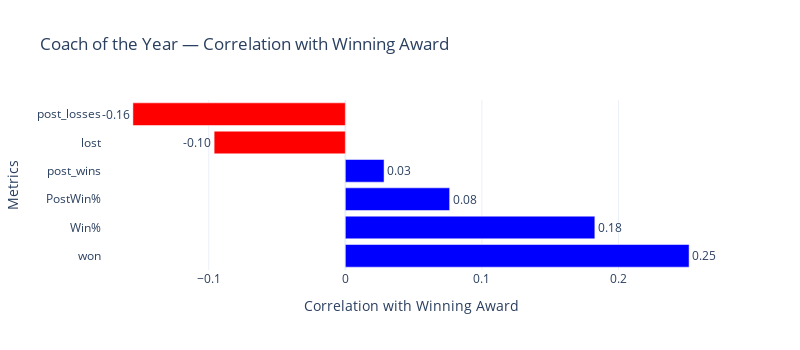

Write notebook code for a chart like this one.
### Markdown cell above
This graph shows that the most important stats for determining an **All-Star Game MVP** are **points** and **rebounds per game**, with **minutes** and **assists per game** closely following.

### Code cell
apd.coy_analyze()

### Figure 1 — Plotly figure (JSON) as saved in the notebook; plotly's stock layout.template omitted (floating-point values rounded to 4 significant figures)
{"data": [{"marker": {"color": ["blue", "blue", "blue", "blue", "red", "red"]}, "orientation": "h", "text": ["0.25", "0.18", "0.08", "0.03", "-0.10", "-0.16"], "textposition": "outside", "type": "bar", "x": [0.2517, 0.1827, 0.07639, 0.02836, -0.09608, -0.1556], "y": ["won", "Win%", "PostWin%", "post_wins", "lost", "post_losses"]}], "layout": {"height": 350, "title": {"text": "Coach of the Year — Correlation with Winning Award"}, "width": 800, "xaxis": {"title": {"text": "Correlation with Winning Award"}}, "yaxis": {"title": {"text": "Metrics"}}}}
